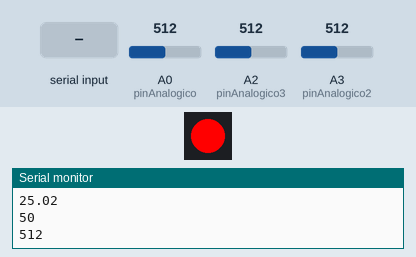
This sketch was run on a simulated Arduino Mega 2560, built with avr-gcc and run on an emulated ATmega2560. Shown: 1 RGB LEDs in strip order, left to right, the last lines printed to the serial monitor. The inputs (shaded band) are chosen by the test bench; at power-on: A0 (pinAnalogico) = 512, A2 (pinAnalogico3) = 512, A3 (pinAnalogico2) = 512.

Above: at 1.7 s.
1.8 s: "1" received over the second serial link
At 6.7 s:
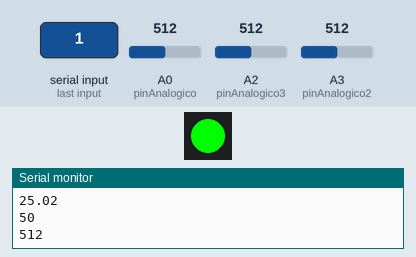
7.0 s: "0" received over the second serial link
At 11.0 s:
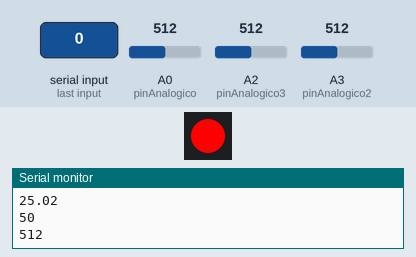
Timing chart, 0 to 12.5 s (numbered marks = the images above; inputs shaded):
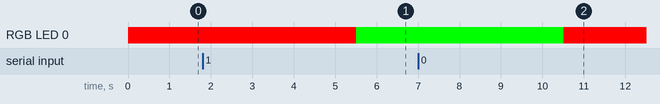

The sketch:

Expoescom.ino
```cpp
#include <Adafruit_NeoPixel.h>

#define PIN_NEOPIXEL 24
#define NUM_LEDS 1

Adafruit_NeoPixel pixels(NUM_LEDS, PIN_NEOPIXEL, NEO_GRB + NEO_KHZ800);

int pinAnalogico = A0;
int pinAnalogico2 = A3;
int pinAnalogico3= A2;

void setup() {
    Serial.begin(115200);
    Serial1.begin(115200);

    pixels.begin();
    pixels.setPixelColor(0, pixels.Color(255, 0, 0));
    pixels.show();

    pinMode(pinAnalogico, INPUT);
    pinMode(pinAnalogico2, INPUT);
    pinMode(pinAnalogico3, INPUT);

    delay(500);
}

void loop() {
    int valor = analogRead(pinAnalogico);
    int valor2 = analogRead(pinAnalogico2);
    int valor3= analogRead(pinAnalogico3);
    float temperatura = (float)valor * (50.0 / 1023.0);
    int porcentajeLuz = map(valor2, 0, 1023, 0, 100);
    float porcentajeHumedad = map(valor3,0,1023,0,100);

    //Voltajes recibidos
    float voltajeTemperatura= ((float)valor*3.3)/1023;

    float voltajeLuz= ((float)valor2*3.3)/1023;

    float voltajeHumedad= ((float)valor3*3.3)/1023;

    Serial.println(temperatura);
    Serial.println(porcentajeLuz);
    Serial.println(valor3);
    Serial1.print("{\"temp\":");
    Serial1.print(temperatura);
    Serial1.print(",\"Cantidad de luz\":");
    Serial1.print(porcentajeLuz);
    Serial1.print(",\"Humedad\":");
    Serial1.print(porcentajeHumedad);
    Serial1.print(",\"VoltajeTemperatura\":");
    Serial1.print(voltajeTemperatura);
    Serial1.print(",\"voltajeLuz\":");
    Serial1.print(voltajeLuz);
    Serial1.print(",\"voltajeHumedad\":");
    Serial1.print(voltajeHumedad);
    Serial1.println("}");

if (Serial1.available()) {
    while (Serial1.available() > 0) {
        char estado = Serial1.read();
        if (estado == '1' || estado == '0') {
            if (estado == '1') {
                pixels.setPixelColor(0, pixels.Color(0, 255, 0));
            } else {
                pixels.setPixelColor(0, pixels.Color(255, 0, 0));
            }
            pixels.show();
        }
    }
}
    delay(5000);
}
```

Measured:
- after the input at 1.8 s, RGB LED 0: RGB(255, 0, 0) → RGB(0, 255, 0) after 3.7 s
- after the input at 7.0 s, RGB LED 0: RGB(0, 255, 0) → RGB(255, 0, 0) after 3.5 s
